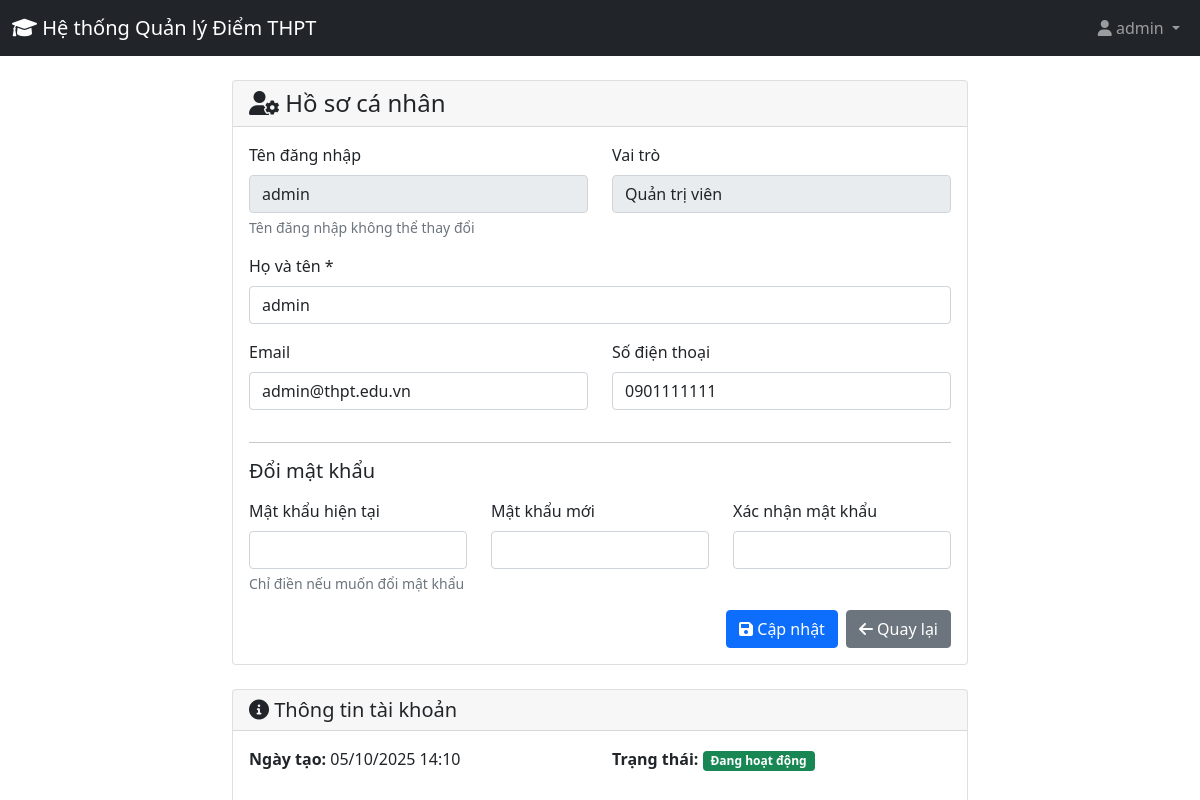
The app's page /profile.php (signed in) with its own data.
### tables this page shows
CREATE TABLE `users` (
  `id` int(11) NOT NULL,
  `username` varchar(50) NOT NULL,
  `password` varchar(255) NOT NULL,
  `role` enum('admin','teacher','student') NOT NULL,
  `full_name` varchar(100) NOT NULL,
  `email` varchar(100) DEFAULT NULL,
  `phone` varchar(20) DEFAULT NULL,
  `created_at` timestamp NOT NULL DEFAULT current_timestamp(),
  `status` enum('active','inactive') DEFAULT 'active',
  `teacher_type` enum('homeroom','subject') DEFAULT 'subject'
);

### profile.php (the view, shortened to what this page needs)
<?php
require_once 'includes/config.php';
$user_id = $_SESSION['user_id'];
$stmt = $pdo->prepare("SELECT * FROM users WHERE id = ?");
$stmt->execute([$user_id]);
$user = $stmt->fetch();
?>
<!DOCTYPE html>
<html lang="vi">
<head>
    <link href="https://cdn.jsdelivr.net/npm/bootstrap@5.1.3/dist/css/bootstrap.min.css" rel="stylesheet">
    <link href="https://cdnjs.cloudflare.com/ajax/libs/font-awesome/6.0.0/css/all.min.css" rel="stylesheet">
</head>
<body>
    <?php include 'includes/header.php'; ?>
    <div class="container mt-4">
        <div class="row justify-content-center">
            <div class="col-md-8">
                <div class="card">
                    <div class="card-header">
                        <h4 class="card-title mb-0">
                            <i class="fas fa-user-cog"></i> Hồ sơ cá nhân
                        </h4>
                    </div>
                    <div class="card-body">
                        <form method="POST">
                            <div class="row">
                                <div class="col-md-6">
                                    <div class="mb-3">
                                        <label class="form-label">Tên đăng nhập</label>
                                        <input type="text" class="form-control" value="<?php echo htmlspecialchars($user['username']); ?>" readonly>
                                        <div class="form-text">Tên đăng nhập không thể thay đổi</div>
                                    </div>
                                </div>
                                <div class="col-md-6">
                                    <div class="mb-3">
                                        <label class="form-label">Vai trò</label>
                                        <input type="text" class="form-control" value="<?php
                                            if ($user['role'] == 'admin') echo 'Quản trị viên';
                                            elseif ($user['role'] == 'teacher') echo 'Giáo viên';
                                            else echo 'Học sinh';
                                        ?>" readonly>
                                    </div>
                                </div>
                            </div>
                            <div class="mb-3">
                                <label class="form-label">Họ và tên *</label>
                                <input type="text" class="form-control" name="full_name" value="<?php echo htmlspecialchars($user['full_name']); ?>" required>
                            </div>
                            <div class="row">
                                <div class="col-md-6">
                                    <div class="mb-3">
                                        <label class="form-label">Email</label>
                                        <input type="email" class="form-control" name="email" value="<?php echo htmlspecialchars($user['email']); ?>">
                                    </div>
                                </div>
                                <div class="col-md-6">
                                    <div class="mb-3">
                                        <label class="form-label">Số điện thoại</label>
                                        <input type="text" class="form-control" name="phone" value="<?php echo htmlspecialchars($user['phone']); ?>">
                                    </div>
                                </div>
                            </div>
                            <hr>
                            <h5 class="mb-3">Đổi mật khẩu</h5>
                            <div class="row">
                                <div class="col-md-4">
                                    <div class="mb-3">
                                        <label class="form-label">Mật khẩu hiện tại</label>
                                        <input type="password" class="form-control" name="current_password">
                                        <div class="form-text">Chỉ điền nếu muốn đổi mật khẩu</div>
                                    </div>
                                </div>
                                <div class="col-md-4">
                                    <div class="mb-3">
                                        <label class="form-label">Mật khẩu mới</label>
                                        <input type="password" class="form-control" name="new_password">
                                    </div>
                                </div>
                                <div class="col-md-4">
                                    <div class="mb-3">
                                        <label class="form-label">Xác nhận mật khẩu</label>
                                        <input type="password" class="form-control" name="confirm_password">
                                    </div>
                                </div>
                            </div>
                            <div class="d-grid gap-2 d-md-flex justify-content-md-end">
                                <button type="submit" name="update_profile" class="btn btn-primary">
                                    <i class="fas fa-save"></i> Cập nhật
                                </button>
                                <a href="<?php
                                    if ($user['role'] == 'admin') echo 'admin/dashboard.php';
                                    elseif ($user['role'] == 'teacher') echo 'teacher/dashboard.php';
                                    else echo 'student/dashboard.php';
                                ?>" class="btn btn-secondary">
                                    <i class="fas fa-arrow-left"></i> Quay lại
                                </a>
                            </div>
                        </form>
                    </div>
                </div>
                <div class="card mt-4">
                    <div class="card-header">
                        <h5 class="card-title mb-0">
                            <i class="fas fa-info-circle"></i> Thông tin tài khoản
                        </h5>
                    </div>
                    <div class="card-body">
                        <div class="row">
                            <div class="col-md-6">
                                <p><strong>Ngày tạo:</strong> <?php echo date('d/m/Y H:i', strtotime($user['created_at'])); ?></p>
                            </div>
                            <div class="col-md-6">
                                <p><strong>Trạng thái:</strong>
                                    <span class="badge bg-<?php echo $user['status'] == 'active' ? 'success' : 'danger'; ?>">
                                        <?php echo $user['status'] == 'active' ? 'Đang hoạt động' : 'Đã khóa'; ?>
                                    </span>
                                </p>
                            </div>
                        </div>
                    </div>
                </div>
            </div>
        </div>
    </div>
</body>
</html>

### records on screen
users: username "admin", role "Quản trị viên", full_name "admin", email "admin@thpt.edu.vn", phone "0901111111", created_at "05/10/2025 14:10"

### other values on screen
SITE_NAME "Hệ thống Quản lý Điểm THPT"
$_SESSION['full_name'] "admin"
